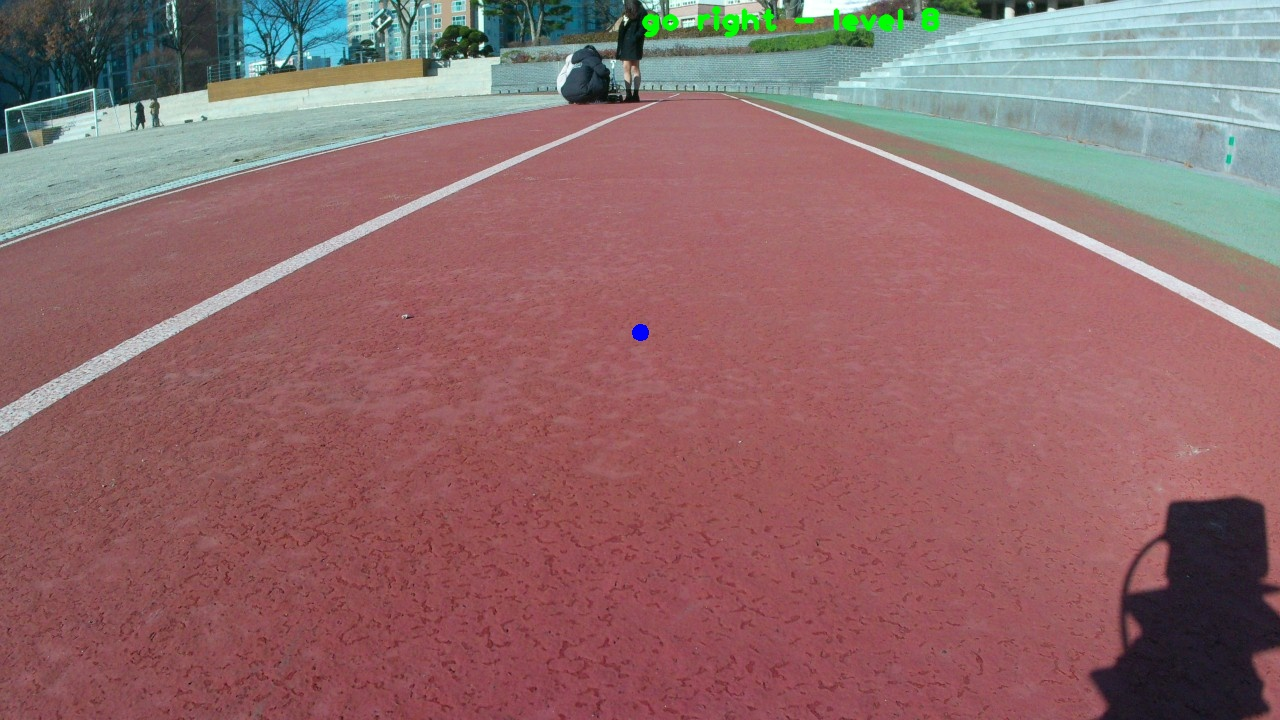
#> input picture resize/images/controlImage/0.jpg, 1280 x 720 px; its folder holds only this picture in this run
$ python -i LaneManage.py   (imports and definitions only)
#> lines starting #> are read from the running program, lines starting #| are printed output that depends on the picture; after the words box and inside, x2 and y2 are one past the last pixel; in counts of white or black regions, pixels touching at a corner belong together; long printed decimals are rounded
import cv2
import numpy as np

# 변속 : 0~5
# 조향 : 0~12

# return : [변속, 조향]

LIGHTNESS_LEFT = (0,0,0)
LIGHTNESS_RIGHT = (0,0,0)

def getLane(frame):

    HEIGHT, WIDTH = frame.shape[:2]
    cv2.imshow('img2', frame)
    cutWeights = 0

    l_frame = frame[:,:HEIGHT]
    r_frame = frame[:,WIDTH - HEIGHT:]

    setLightness(l_frame, 0)
    setLightness(r_frame, 1)

    leftData = GetLine(l_frame, 0)
    rightData = GetLine(r_frame, 1)
    # print('left :', leftData, 'right :', rightData)
    result = leftData if leftData else rightData

    if (leftData and rightData) or (not leftData and not rightData):
        result = (1,'6')
    # print('result :', result)
    return result

def GetLine(frame, position):
    WIDTH = frame.shape[1]
    check_contour = [0,0]

    lower_color = convertLightness(position)
    upper_color = (255, 255, 255)
    print('low :', lower_color, 'upper :', upper_color)
    m_range = cv2.inRange(frame, lower_color, upper_color)
    m_result = cv2.bitwise_and(frame, frame, mask=m_range)

    contours, _ = cv2.findContours(m_range, cv2.RETR_EXTERNAL, \
                                                cv2.CHAIN_APPROX_SIMPLE)

    # get lines
    check_contour = [0, 0]
    contours_count = 0
    for cnt in contours:
        x, y, w, h = cv2.boundingRect(cnt)
        if w > 5 and h > 5 and y == 0:
            if (position == 0 and x == 0) or (position == 1 and x + w == WIDTH):
                contours_count += 1
                cv2.rectangle(m_result, (x, y), (x + w, y + h), (255, 0, 0), 3)
            # right
            if position == 1:
                if check_contour[0] == 0:
                    check_contour = (w, x)
                elif check_contour[1] > x:
                    check_contour = (w, x)
            # left
            else:
                if check_contour[0] == 0:
                    check_contour = (w, x + w)
                elif check_contour[1] < x:
                    check_contour = (w, x + w)

    cv2.circle(m_result, (check_contour[0], 50), 3, (255, 0, 255), 10)

    # 중심제어
    text = 'on line'
    steering_level = 6

    if position == 0:
        for i in range(1, 7):
            if check_contour[0] > 30 * i:
                steering_level += 1
                text = 'go right - ' + str(steering_level - 6)
    elif position == 1:
        for i in range(1, 7):
            if check_contour[0] > 30 * i:
                steering_level -= 1
                text = 'go left - ' + str(6 - steering_level)

    # cv2.putText(frame, text, (int(WIDTH / 2), 30), cv2.FONT_HERSHEY_PLAIN, 2, (0, 255, 0), 3, cv2.LINE_AA)
    cv2.imshow('img3', m_result) if position == 0 else cv2.imshow('img4', m_result)
    text = 'left - ' if position == 0 else 'right - '
    text += str(steering_level)
    print(text)
    return False if contours_count == 0 else (1, str(steering_level))

def convertLightness(position):
    global LIGHTNESS_LEFT, LIGHTNESS_RIGHT
    text = LIGHTNESS_LEFT if position == 0 else LIGHTNESS_RIGHT
    # print(str(position) + ' :', text)
    B = 40
    G = 40
    R = -50
    weights = 10
    if position == 0:
        B += (LIGHTNESS_LEFT[0] - weights) * (LIGHTNESS_LEFT[0] - weights) / 100
        G += (LIGHTNESS_LEFT[1] - weights) * (LIGHTNESS_LEFT[1] - weights) / 100
        R += (LIGHTNESS_LEFT[2] - weights) * (LIGHTNESS_LEFT[2] - weights) / 100
        print('LIGHTNESS_LEFT :', LIGHTNESS_LEFT)
    elif position == 1:
        B += (LIGHTNESS_RIGHT[0] - weights) * (LIGHTNESS_RIGHT[0] - weights) / 100
        G += (LIGHTNESS_RIGHT[1] - weights) * (LIGHTNESS_RIGHT[1] - weights) / 100
        R += (LIGHTNESS_RIGHT[2] - weights) * (LIGHTNESS_RIGHT[2] - weights) / 100
        print('LIGHTNESS_RIGHT :', LIGHTNESS_RIGHT)
    return B, G, R

def setLightness(frame, position):
    global LIGHTNESS_LEFT, LIGHTNESS_RIGHT
    if position == 0:
        LIGHTNESS_LEFT = cv2.mean(frame)
        print('left light :', LIGHTNESS_LEFT)
    elif position == 1:
        LIGHTNESS_RIGHT = cv2.mean(frame)
        print('right light :', LIGHTNESS_RIGHT)
    return

>>> import cv2
>>> picture = cv2.imread('images/controlImage/0.jpg')
#> picture is the input picture: shape (720, 1280, 3); mean B, G, R 107.1, 106, 143.8
>>> result = getLane(picture)
#> in getLane, `l_frame = frame[:,:HEIGHT]`:
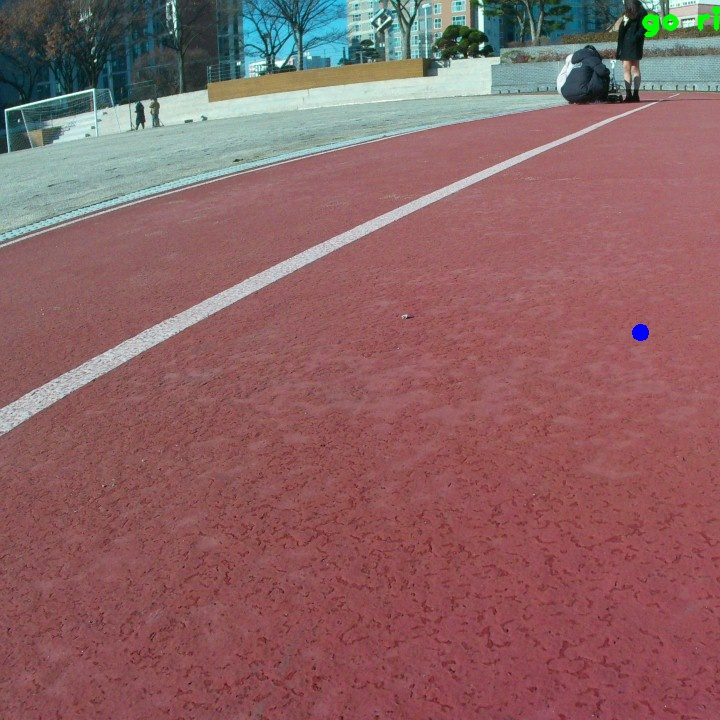
#> l_frame: shape (720, 720, 3); mean B, G, R 100.7, 99.2, 139.9
#> in getLane, `r_frame = frame[:,WIDTH - HEIGHT:]`:
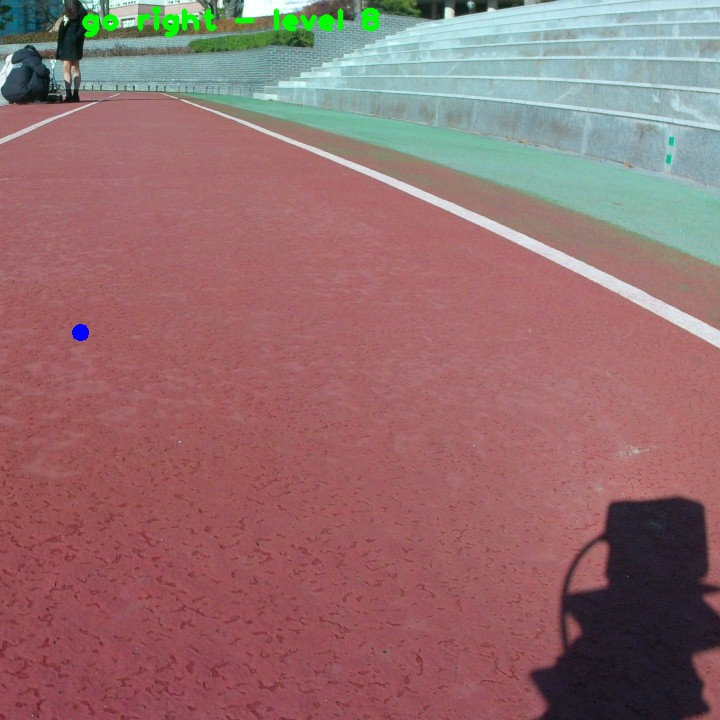
#> r_frame: shape (720, 720, 3); mean B, G, R 111.3, 110.2, 148.4
#> in setLightness, `LIGHTNESS_LEFT = cv2.mean(frame)`: LIGHTNESS_LEFT = (100.7, 99.21, 139.9, 0)
#| left light : (100.655, 99.206, 139.876, 0.0)
#| right light : (111.297, 110.162, 148.390, 0.0)
#> in convertLightness, `B += (LIGHTNESS_LEFT[0] - weights) * (LIGHTNESS_LEFT[0] - weights) / 100`: B = 122.2
#> in convertLightness, `G += (LIGHTNESS_LEFT[1] - weights) * (LIGHTNESS_LEFT[1] - weights) / 100`: G = 119.6
#> in convertLightness, `R += (LIGHTNESS_LEFT[2] - weights) * (LIGHTNESS_LEFT[2] - weights) / 100`: R = 118.7
#| LIGHTNESS_LEFT : (100.655, 99.206, 139.876, 0.0)
#> in GetLine, `lower_color = convertLightness(position)`: lower_color = (122.2, 119.6, 118.7)
#| low : (122.184, 119.577, 118.677) upper : (255, 255, 255)
#> in GetLine, `m_range = cv2.inRange(frame, lower_color, upper_color)`:
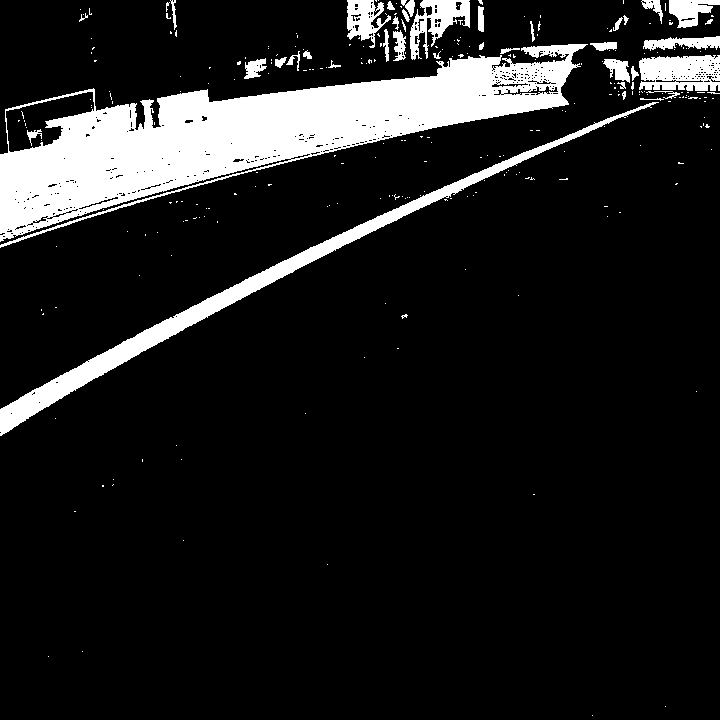
#> m_range: shape (720, 720); 11.8% white; 277 white regions (239 under 20 px)
#> in GetLine, `contours, _ = cv2.findContours(m_range, cv2.RETR_EXTERNAL, \ cv2.CHAIN..`: contours = 266 contours, 240 with area under 20; largest, box (x1, y1, x2, y2) and area: (0, 44, 588, 248) 44464, (0, 102, 659, 436) 8764, (639, 55, 720, 91) 2404, (410, 0, 470, 60) 1576, (347, 0, 391, 48) 1100
#> the loop in GetLine, `for cnt in contours:` made 266 passes
#> (x, y, w, h, check_contour) on pass 257: (669, 0, 51, 28, (51, 720))
#> (x, y, w, h) on passes 1 to 6: (592, 715, 1, 1), (665, 706, 1, 1), (48, 656, 1, 1), (82, 651, 1, 1), (327, 564, 1, 1), (183, 540, 1, 1)
#> after the loop in GetLine, `for cnt in contours:`: contours_count = 0
#> in GetLine, `cv2.circle(m_result, (check_contour[0], 50), 3, (255, 0, 255), 10)`:
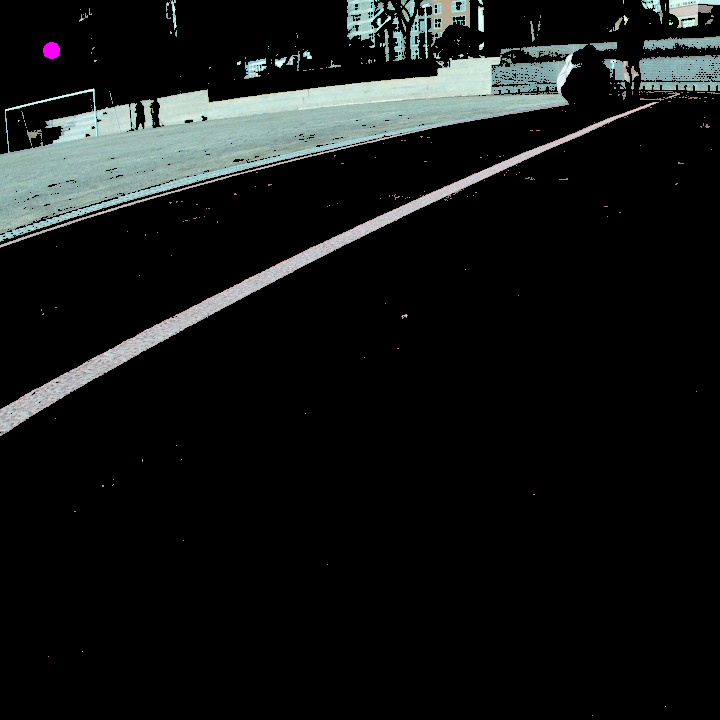
#> m_result: shape (720, 720, 3); mean B, G, R 21.9, 22.4, 19.8
#> after the loop in GetLine, `for i in range(1, 7):`: steering_level = 7
#> in GetLine, `text += str(steering_level)`: text = 'left - 7'
#| left - 7
#> in getLane, `leftData = GetLine(l_frame, 0)`: leftData = False
#> call 2 of GetLine, with position = 1
#| LIGHTNESS_RIGHT : (111.297, 110.162, 148.390, 0.0)
#> in GetLine (call 2), `lower_color = convertLightness(position)`: lower_color = (142.6, 140.3, 141.5)
#| low : (142.612, 140.325, 141.518) upper : (255, 255, 255)
#> in GetLine (call 2), `m_range = cv2.inRange(frame, lower_color, upper_color)`:
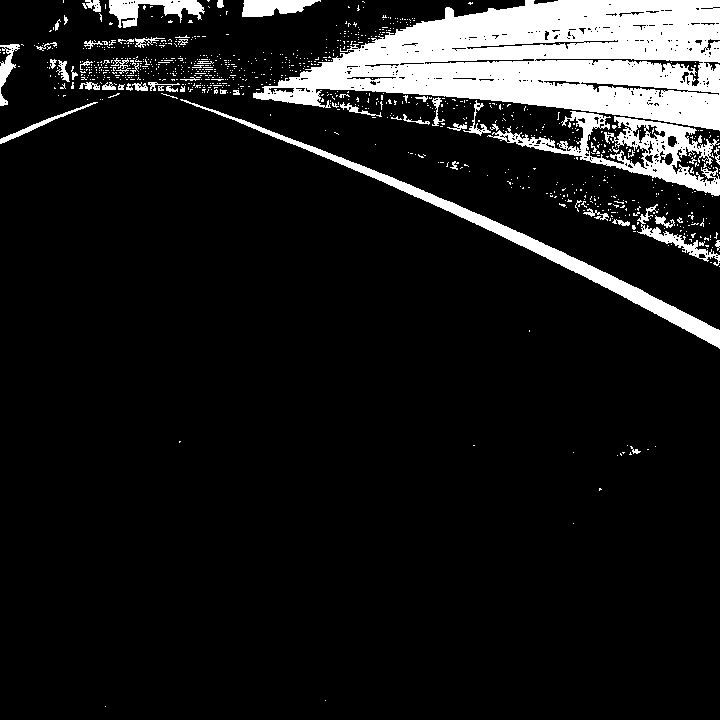
#> m_range: shape (720, 720); 10.7% white; 904 white regions (847 under 20 px)
#> in GetLine (call 2), `contours, _ = cv2.findContours(m_range, cv2.RETR_EXTERNAL, \ cv2.CHAIN..`: contours = 898 contours, 865 with area under 20; largest, box (x1, y1, x2, y2) and area: (253, 0, 720, 131) 37228, (487, 111, 720, 196) 5310, (180, 99, 720, 349) 5047, (109, 0, 205, 28) 1110, (242, 0, 321, 17) 854
#> the loop in GetLine (call 2), `for cnt in contours:` made 898 passes
#> (x, y, w, h, contours_count, check_contour) on pass 892: (253, 0, 467, 131, 1, (467, 253))
#> (x, y, w, h, check_contour) on passes 893, 894, 896, 897: (242, 0, 79, 17, (79, 242)), (217, 0, 7, 8, (7, 217)), (109, 0, 96, 28, (96, 109)), (82, 0, 19, 12, (19, 82))
#> after the loop in GetLine (call 2), `for cnt in contours:`:
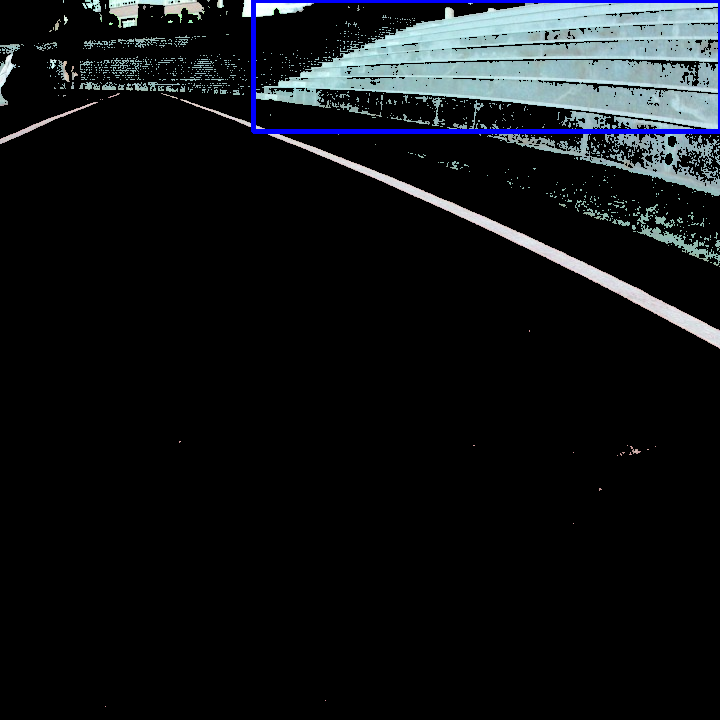
#> m_result: shape (720, 720, 3); mean B, G, R 23.1, 20.6, 17.6
#> after the loop in GetLine (call 2), `for cnt in contours:`: contours_count = 1
#> in GetLine (call 2), `cv2.circle(m_result, (check_contour[0], 50), 3, (255, 0, 255), 10)`:
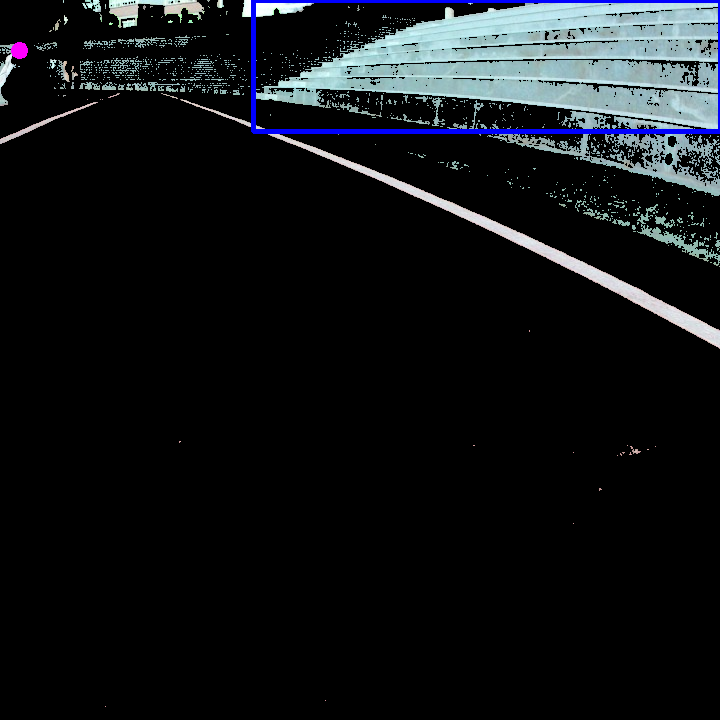
#> m_result: shape (720, 720, 3); 0.04% of pixels changed, all inside (x1, y1, x2, y2) = (11, 42, 28, 59)
#> after the loop in GetLine (call 2), `for i in range(1, 7):`: steering_level = 6
#> in GetLine (call 2), `text += str(steering_level)`: text = 'right - 6'
#| right - 6
#> in getLane, `rightData = GetLine(r_frame, 1)`: rightData = (1, '6')
#> result = (1, '6')
